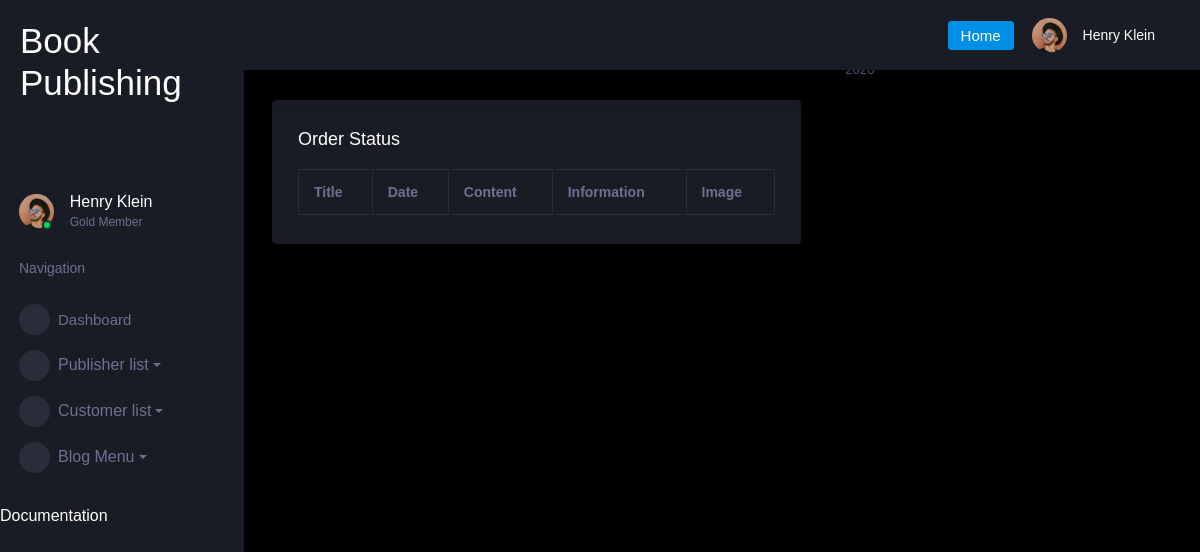
Before: /userblog with the older database file.
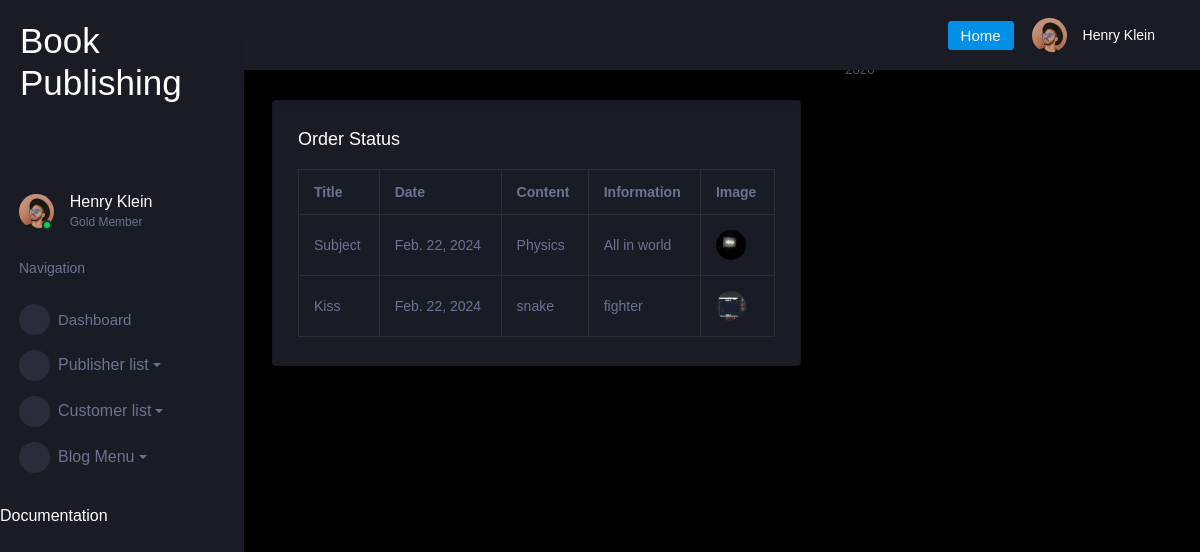
After: the same page with the newer database file.
### new_app/models.py (models this page shows)
class blog(models.Model):
    date = models.DateField(auto_now=True)
    title = models.CharField(max_length=100)
    content = models.TextField(null=True, blank=True)
    Information = models.TextField(null=True, blank=True)
    Image = models.FileField(upload_to='documents/')

### new_app/views.py (the view)
# urls.py: path('userblog', views.view_blog_user, name='userblog'),
def view_blog_user(request):
    data = blog.objects.all()
    return render(request,"view_bloglist_student.html",{"data": data})

### templates/view_bloglist_student.html
{% extends "admin.html" %}
{% load crispy_forms_filters %}
{% block content %}
<table class="table table-bordered">
    <tr>
        <th>Title</th>
        <th>Date</th>
        <th>Content</th>
        <th>Information</th>
        <th>Image</th>
    </tr>
    {% for x in data %}
    <tr>
        <td>{{ x.title }}</td>
        <td>{{ x.date }}</td>
        <td>{{ x.content }}</td>
        <td>{{ x.Information }}</td>
        <td><img src="{{ x.Image.url }}"/></td>
    {% if forloop.counter|divisibleby:2 or forloop.last %}
    </tr>
    {% endif %}
    {% endfor %}
</table>
         {% endblock %}

### templates/admin.html (shortened to what this page needs)
<!DOCTYPE html>
{% load static %}
<html lang="en">
  <head>
    <link rel="stylesheet" href=" {% static 'assets/vendors/mdi/css/materialdesignicons.min.css' %} ">
    <link rel="stylesheet" href=" {% static 'assets/vendors/css/vendor.bundle.base.css' %} ">
    <link rel="stylesheet" href=" {% static 'assets/vendors/jvectormap/jquery-jvectormap.css' %} ">
    <link rel="stylesheet" href=" {% static 'assets/vendors/flag-icon-css/css/flag-icon.min.css' %} ">
    <link rel="stylesheet" href=" {% static 'assets/vendors/owl-carousel-2/owl.carousel.min.css' %} ">
    <link rel="stylesheet" href=" {% static 'assets/vendors/owl-carousel-2/owl.theme.default.min.css' %} ">
    <link rel="stylesheet" href=" {% static 'assets/css/style.css' %} ">
  </head>
  <body>
    <div class="container-scroller">
      <nav class="sidebar sidebar-offcanvas" id="sidebar">
        <div>
          <h1 style=" margin-left: 20px;margin-top: 20px">Book Publishing</h1>
        </div>
        <ul class="nav">
          <li class="nav-item profile">
            <div class="profile-desc">
              <div class="profile-pic">
                <div class="count-indicator">
                  <img class="img-xs rounded-circle " src=" {% static 'assets/images/faces/face15.jpg' %} " alt="">
                  <span class="count bg-success"></span>
                </div>
                <div class="profile-name">
                  <h5 class="mb-0 font-weight-normal">Henry Klein</h5>
                  <span>Gold Member</span>
                </div>
              </div>
              <a href="#" id="profile-dropdown" data-toggle="dropdown"><i class="mdi mdi-dots-vertical"></i></a>
            </div>
          </li>
          <li class="nav-item nav-category">
            <span class="nav-link">Navigation</span>
          </li>
          <li class="nav-item menu-items">
            <a class="nav-link" href=" {% static 'index.html' %} ">
              <span class="menu-icon">
                <i class="mdi mdi-speedometer"></i>
              </span>
              <span class="menu-title">Dashboard</span>
            </a>
          </li>
          <li class="nav-item dropdown">
        <a class="nav-link dropdown-toggle" href="#" id="navbarDropdownMenuLink" data-toggle="dropdown" aria-haspopup="true" aria-expanded="false">
           <span class="menu-icon">
                <i class="mdi mdi-laptop"></i>
              </span>
          Publisher list
        </a>
      </li>
           <li class="nav-item dropdown">
        <a class="nav-link dropdown-toggle" href="#" id="navbarDropdownMenuLink1" data-toggle="dropdown" aria-haspopup="true" aria-expanded="false">
           <span class="menu-icon">
                <i class="mdi mdi-laptop"></i>
              </span>
          Customer list
        </a>
      </li>
          <li class="nav-item dropdown">
        <a class="nav-link dropdown-toggle" href="#" id="navbarDropdownMenuLink2" data-toggle="dropdown" aria-haspopup="true" aria-expanded="false">
           <span class="menu-icon">
                <i class="mdi mdi-laptop"></i>
              </span>
           Blog Menu
        </a>
      </li>
              <span class="menu-icon">
                <i class="mdi mdi-file-document-box"></i>
              </span>
              <span class="menu-title">Documentation</span>
        </ul>
      </nav>
      <div class="container-fluid page-body-wrapper">
        <nav class="navbar p-0 fixed-top d-flex flex-row">
          <div class="navbar-menu-wrapper flex-grow d-flex align-items-stretch">
            <ul class="navbar-nav navbar-nav-right">
              <li class="nav-item dropdown d-none d-lg-block">
                <a href="{% url 'new' %}" class="btn btn-primary">Home</a>
              </li>
              <li class="nav-item dropdown">
                <a class="nav-link" id="profileDropdown" href="#" data-toggle="dropdown">
                  <div class="navbar-profile">
                    <img class="img-xs rounded-circle" src=" {% static 'assets/images/faces/face15.jpg' %} " alt="">
                    <p class="mb-0 d-none d-sm-block navbar-profile-name">Henry Klein</p>
                    <i class="mdi mdi-menu-down d-none d-sm-block"></i>
                  </div>
                </a>
              </li>
            </ul>
          </div>
        </nav>
        <div class="main-panel">
          <div class="content-wrapper">
            <div class="row ">
              <div class="col-12 grid-margin">
                <div class="card">
                  <div class="card-body">
                    <h4 class="card-title">Order Status</h4>
                    <div class="table-responsive">
                      {% block content %}
              {% endblock %}
                    </div>
                  </div>
                </div>
              </div>
            </div>
            </div>
          </div>
          <footer class="footer">
            <div class="d-sm-flex justify-content-center justify-content-sm-between">
              <span class="text-muted d-block text-center text-sm-left d-sm-inline-block">Copyright © bootstrapdash.com 2020</span>
              <span class="float-none float-sm-right d-block mt-1 mt-sm-0 text-center"> Free <a href="https://www.bootstrapdash.com/bootstrap-admin-template/" target="_blank">Bootstrap admin templates</a> from Bootstrapdash.com</span>
            </div>
          </footer>
        </div>
      </div>
  </body>
</html>

Changed rows visible on the page:
added blog: title "Subject", date "Feb. 22, 2024", content "Physics", Information "All in world", Image (picture)
added blog: title "Kiss", date "Feb. 22, 2024", content "snake", Information "fighter", Image (picture)
